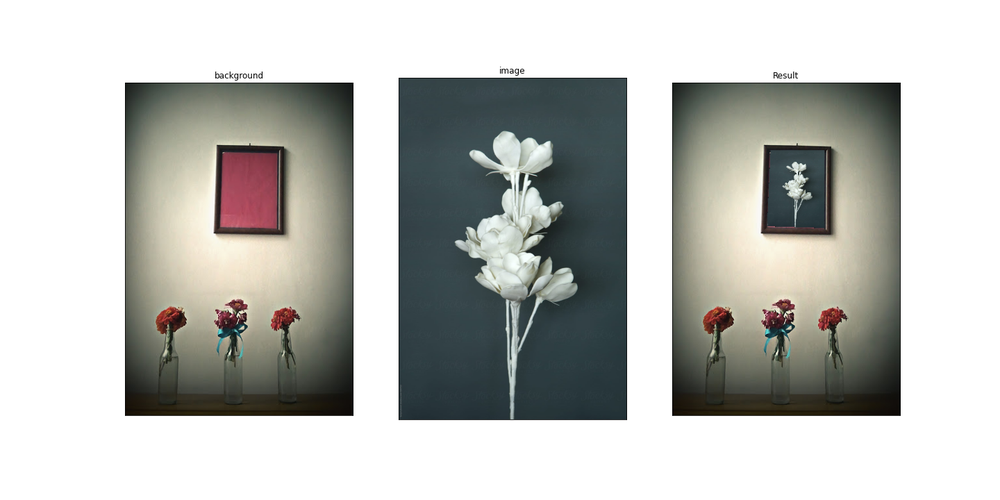
#> input picture HW9/images/2.png, 1000 x 500 px, shrunk from 1440 x 720 before the run, given in place of 2.jpg, which was not available
$ jupyter execute --allow-errors HW5.ipynb   (shell and % lines are left out)   (older library calls are emulated)   (text cells are left out)
#> lines starting #> are read from the running program, lines starting #| are printed output that depends on the picture; after the words box and inside, x2 and y2 are one past the last pixel; in counts of white or black regions, pixels touching at a corner belong together; pictures that were not available may be replaced by others from this repository, and a replacement may not be noted
[cell 1]
import cv2
import numpy as np
import matplotlib.pyplot as plt
import os

[cell 2]
def plotter(img_list, r, w, gray, wr, hr, fig_name = None):
    '''
    Plots images' list with its' caption and saves result image if you want.

    Parameters:
        img_list (list): The list of tuples of image and its' caption.
        r (int): The number of row(s).
        w (int): The number of colunm(s).
        gray (bool): The flag for plotting images in grayscale mode.
        wr (int): The width of one figure.
        hr (int): The height of one figure.
        fig_name (str): The name of the image of the plot. if not set this parameter the plot doesn't save.
    '''

    plt.rcParams['figure.figsize'] = (wr, hr)
    for i in range(len(img_list)):
        plt.subplot(r, w, i + 1)
        if img_list[i][2] == 'img':
            if gray:
                plt.imshow(img_list[i][0], cmap = 'gray')
            else:
                plt.imshow(img_list[i][0])
            plt.xticks([])
            plt.yticks([])
        elif img_list[i][2] == 'hist':
            plt.bar(np.arange(len(img_list[i][0])), img_list[i][0], color = 'c')
        else:
            raise Exception("Only image or histogram. Use third parameter of tuples in img_list and set it to img or hist.")
        plt.title(img_list[i][1])
    if fig_name is not None:
        plt.savefig(fig_name + '.png')
    plt.show()

[cell 3]
def get_45_edges(image):
    '''
    Returns the image which shows the 45-degree edges.

    Parameters:
        image (numpy.ndarray): The input image.

    Returns:
        edges_45 (numpy.ndarray): The 45-degree edges of input image.
    '''
    kernel = None
    edges_45 = image.copy()

    #Writer your code here
    kernel = np.array([[2,1,0],
                      [1,0,-1],
                      [0,-1,-2]])
    edges_45 = cv2.filter2D(image, -1, kernel)

    return edges_45

# [20 lines left out: function get_135_edges, not called in this run]

[cell 4]
image_list = []

image = cv2.imread(os.path.join('images', '1.jpg'), cv2.IMREAD_GRAYSCALE)
image_list.append([image, 'source', 'img'])

#> (the rest of this cell did not finish here and is left out)

[cell 5]
def gaussian_kernel(size, sigma):
    '''
    Calculates and Returns Gaussian kernel.

    Parameters:
        size (int): size of kernel.
        sigma(float): standard deviation of gaussian kernel

    Returns:
        gaussian: A 2d array shows gaussian kernel
    '''
    import math
    #Write your code here
    gaussian = np.zeros((size,size), np.float)
    k = math.ceil(size/2)
    center = math.floor(size/2)
    for x in range(-k+1, k):
        for y in range(-k+1, k):
            gaussian[x+center][y+center] = 1 / (2 * np.pi * np.power(sigma,2)) * np.exp(-(np.power(x,2) + np.power(y,2)) / (2 * (np.power(sigma,2))))

    return gaussian

[cell 6]
def sobel_filters(image):
    '''
    finds the magnitude and orientation of the image using Sobel kernels.

    Parameters:
        image (numpy.ndarray): The input image.

    Returns:
        (magnitude, theta): A tuple consists of magnitude and orientation of the image gradients.
    '''
    #Write your code here

    Kx = np.array([[-1,0,1],
                   [-2,0,2],
                   [-1,0,1]], dtype=np.float32)
    Ky = np.array([[1,2,1],
                   [0,0,0],
                   [-1,-2,-1]], dtype=np.float32)

    Ix = cv2.filter2D(image, -1, Kx)
    Iy = cv2.filter2D(image, -1, Ky)

    magnitude = np.sqrt(np.power(Ix,2) + np.power(Iy,2))
    theta = np.arctan(Iy/Ix)

    return (magnitude, theta)

[cell 7]
def non_max_suppression(image, theta):
    '''
    Applies Non-Maximum Suppression.

    Parameters:
        image (numpy.ndarray): The input image.
        theta (numpy.ndarray): The orientation of the image gradients.

    Returns:
        Z(numpy.ndarray): Output of Non-Maximum Suppression algorithm.
    '''

    M, N = image.shape
    Z = np.copy(image)
    #Write your code here
    theta = theta * 180 / np.pi
    theta[theta < 0] += 180
    for i in range(1, M-1):
        for j in range(1, N-1):
            if 337.5 <= theta[i][j] < 360 or 0 <= theta[i][j] < 22.5 or 157.5 <= theta[i][j] < 202.5:
                maxGradient = max(Z[i][j+1], Z[i][j], Z[i][j-1])
                if Z[i][j] < maxGradient:
                    Z[i][j] = 0
            elif 22.5 <= theta[i][j] < 67.5 or 202.5 <= theta[i][j] < 247.5:
                maxGradient = max(Z[i+1][j-1], Z[i][j], Z[i-1][j+1])
                if Z[i][j] < maxGradient:
                    Z[i][j] = 0
            elif 67.5 <= theta[i][j] < 112.5 or 247.5 <= theta[i][j] < 292.5:
                maxGradient = max(Z[i-1][j], Z[i][j], Z[i+1][j])
                if Z[i][j] < maxGradient:
                    Z[i][j] = 0
            elif 112.5 <= theta[i][j] < 157.5 or 292.5 <= theta[i][j] < 337.5:
                maxGradient = max(Z[i-1][j-1], Z[i][j], Z[i+1][j+1])
                if Z[i][j] < maxGradient:
                    Z[i][j] = 0

    return Z

[cell 8]
def hysteresis_threshold(image, lowThreshold, highThreshold):
    '''
    Finds strong, weak, and non-relevant pixels.

    Parameters:
        image (numpy.ndarray): The input image.
        lowThreshold(int): Low Threshold.
        highThreshold(int): High Threshold.

    Returns:
        result(numpy.ndarray): Output of applying hysteresis threshold.
    '''

    M, N = image.shape
    result = np.zeros((M,N), dtype=np.int32)
    #Write your code here
    flag = False
    for i in range(1, M-1):
        for j in range(1, N-1):
            if image[i][j] < lowThreshold:
                image[i][j] = 0
            elif  lowThreshold < image[i][j] < highThreshold:
                for k in range(i-1, i+2):
                    for p in range(j-1, j+2):
                        if image[k][p] >= highThreshold or result[k][p] >= highThreshold:
                            result[i][j] = 255
                            flag = True
                            break
                        else:
                            result[i][j] = 0
                    if flag == True:
                        flag = False
                        break
            else:
                result[i][j] = 255

    return result

[cell 9]
def canny(image, kernel_size = 3, sigma = 1, lowthreshold = 20, highthreshold = 100):
    '''
    Applys Canny edge detector on the input image.

    Parameters:
        image (numpy.ndarray): The input image.
        size (int): size of kernel.
        sigma(float): standard deviation of gaussian kernel.
        lowThreshold(int): Low Threshold.
        highThreshold(int): High Threshold.

    Returns:
        img_smoothed(numpy.ndarray): Result of applying the Gaussian kernel on the input image.
        gradient(numpy.ndarray): The image of the gradients.
        nonMaxImg(numpy.ndarray): Output of Non-Maximum Suppression algorithm.
        thresholdImg(numpy.ndarray): Output of applying hysteresis threshold.
        img_final(numpy.ndarray): Result of canny edge detector. The image of detected edges.
    '''

    #Write your code here
    image = image.astype(float)
    img_smoothed = cv2.filter2D(image, -1, gaussian_kernel(kernel_size, sigma))
    gradient, theta = sobel_filters(img_smoothed)
    nonMaxImg = non_max_suppression(gradient, theta)
    thresholdImg = hysteresis_threshold(nonMaxImg, lowthreshold, highthreshold)
    img_final = thresholdImg

    return img_smoothed, gradient, nonMaxImg, thresholdImg, img_final

[cell 10]
image_list = []
image = cv2.imread(os.path.join('images', '2.jpg'), cv2.IMREAD_GRAYSCALE)
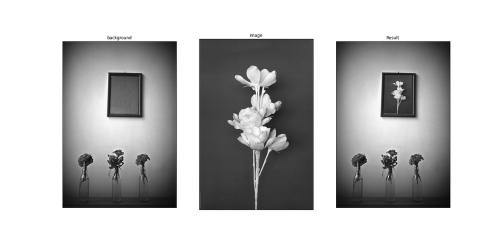
#> image: shape (500, 1000) (shown at 1/2 size); min 0, max 255, mean 188.3
img_smoothed, gradient, nonMaxImg, thresholdImg, img_final = canny(image)
#> in canny, `img_smoothed = cv2.filter2D(image, -1, gaussian_kernel(kernel_size, si..`:
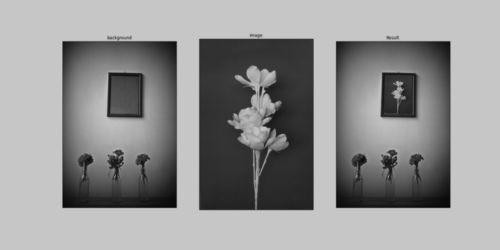
#> img_smoothed: shape (500, 1000) float64 (shown at 1/2 size); min 6.49, max 198.8, mean 146.8
#> in sobel_filters, `Ix = cv2.filter2D(image, -1, Kx)`:
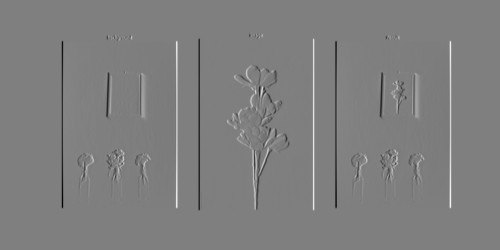
#> Ix: shape (500, 1000) float64 (shown at 1/2 size); min -557, max 560.7, mean 0; drawn with min black and max white
#> in sobel_filters, `Iy = cv2.filter2D(image, -1, Ky)`:
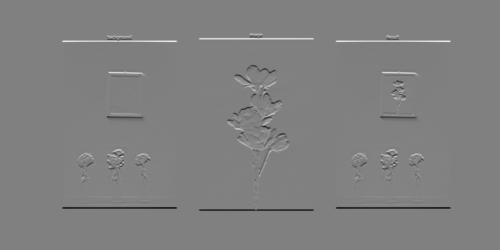
#> Iy: shape (500, 1000) float64 (shown at 1/2 size); min -559.3, max 549.2, mean 0; drawn with min black and max white
#> in sobel_filters, `magnitude = np.sqrt(np.power(Ix,2) + np.power(Iy,2))`:
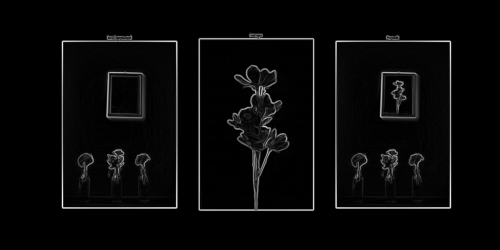
#> magnitude: shape (500, 1000) float64 (shown at 1/2 size); min 0, max 560.7, mean 18.8; drawn with min black and max white
#> in sobel_filters, `theta = np.arctan(Iy/Ix)`:
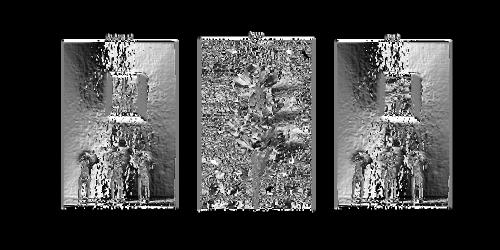
#> theta: shape (500, 1000) float64 (shown at 1/2 size); 0.03% of the values are NaN or infinite; the others: min -1.57, max 1.57, mean -0.798; drawn with min black, max white, NaN and infinite black
#> in non_max_suppression, `theta[theta < 0] += 180`:
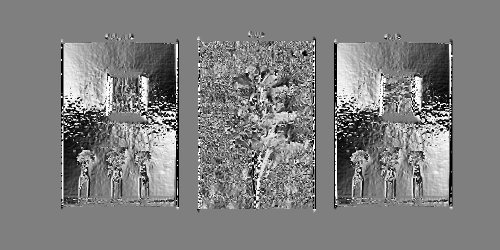
#> theta: shape (500, 1000) float64 (shown at 1/2 size); 0.03% of the values are NaN or infinite; the others: min 0, max 180, mean 90.22; drawn with min black, max white, NaN and infinite black
#> after the loop in non_max_suppression, `for i in range(1, M-1):`:
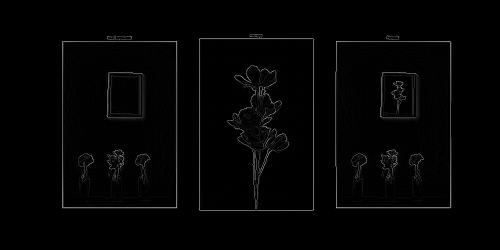
#> Z: shape (500, 1000) float64 (shown at 1/2 size); min 0, max 560.7, mean 8.3; drawn with min black and max white
#> after the loop in hysteresis_threshold, `for i in range(1, M-1):`:
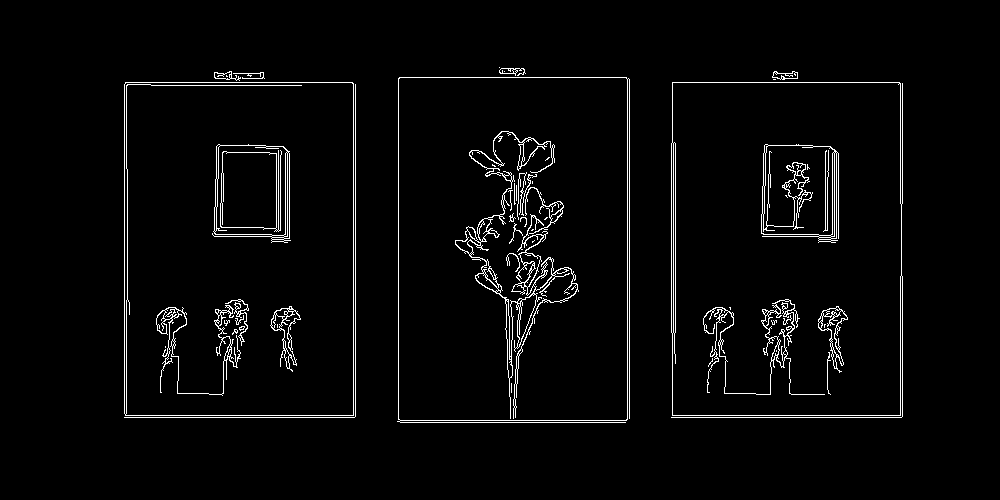
#> result: shape (500, 1000) int32; 3.1% white in thin lines or dots, all inside (x1, y1, x2, y2) = (124, 67, 903, 423)

image_list.append([image, 'Input image', 'img'])
image_list.append([img_smoothed, 'Blur', 'img'])
image_list.append([gradient.astype(int),'Gradient Intensity', 'img'])
image_list.append([nonMaxImg, 'Non Max Suppression', 'img'])
image_list.append([thresholdImg, 'Double Treshold', 'img'])
image_list.append([img_final, 'Output image', 'img'])

plotter(image_list, 3, 2, True, 20, 12, 'Q5')
#> the loop in plotter, `for i in range(len(img_list)):` made 6 passes
#> in plotter, `plt.savefig(fig_name + '.png')`:
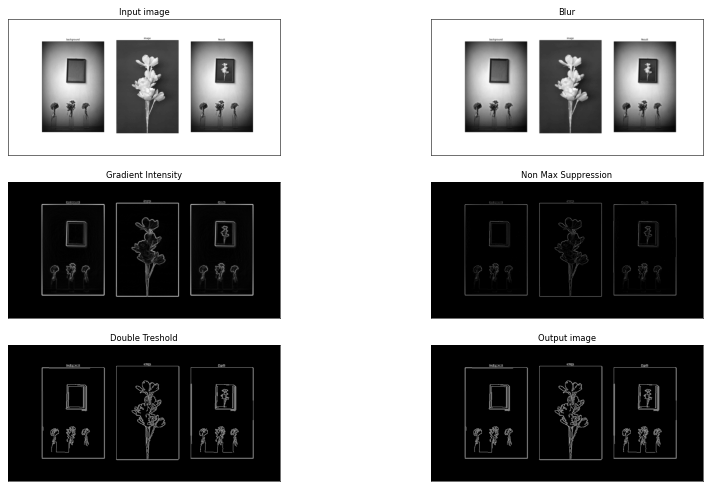
#> figure drawn by matplotlib, 6 panels

$ run again, with HW9/images/4.png copied over HW9/images/2.png
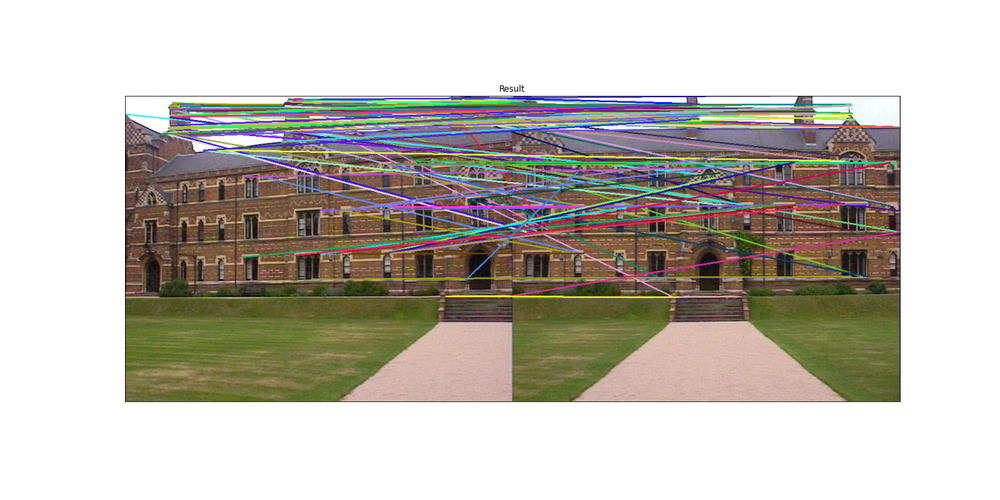
#> input picture HW9/images/4.png, 1000 x 500 px, shrunk from 1440 x 720 before the run, given in place of 2.jpg, which was not available
#> after the loop in non_max_suppression, `for i in range(1, M-1):`:
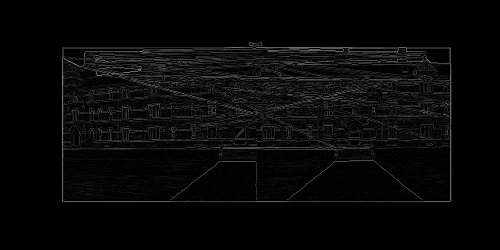
#> Z: shape (500, 1000) float64 (shown at 1/2 size); min 0, max 519.8, mean 16; drawn with min black and max white
#> after the loop in hysteresis_threshold, `for i in range(1, M-1):`:
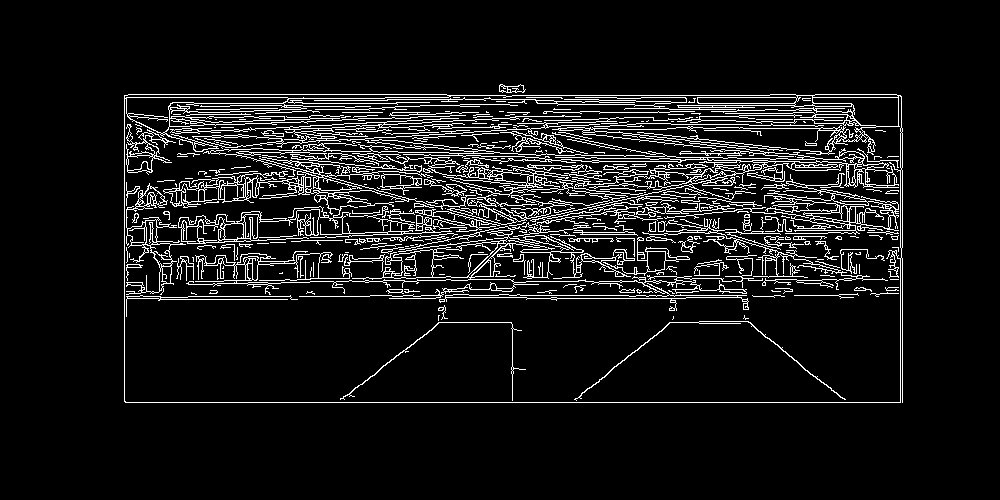
#> result: shape (500, 1000) int32; 8.6% white in thin lines or dots, all inside (x1, y1, x2, y2) = (124, 84, 903, 403)
#> the loop in plotter, `for i in range(len(img_list)):` made 6 passes

$ run again, with HW9/images/3A.png copied over HW9/images/2.png
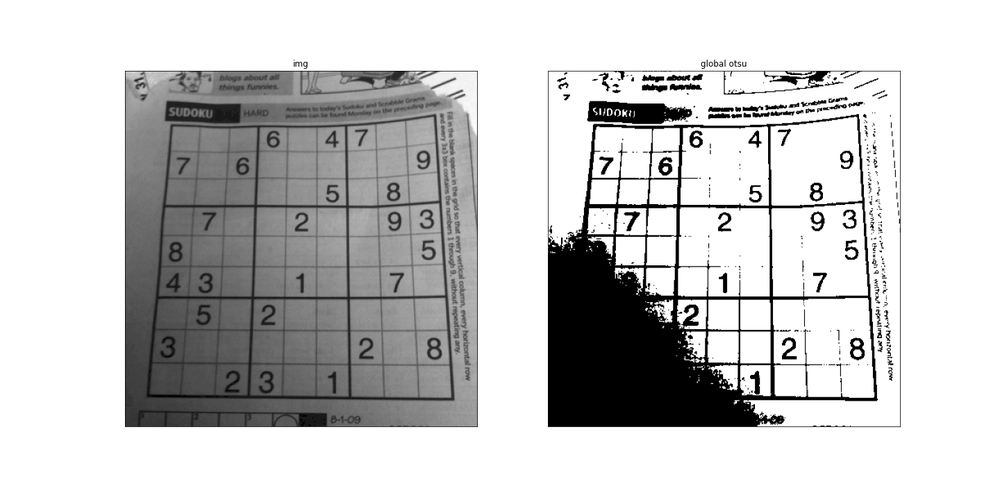
#> input picture HW9/images/3A.png, 1000 x 500 px, shrunk from 1440 x 720 before the run, given in place of 2.jpg, which was not available
#> image is the input picture: shape (500, 1000); min 0, max 255, mean 200.1
#> after the loop in hysteresis_threshold, `for i in range(1, M-1):`:
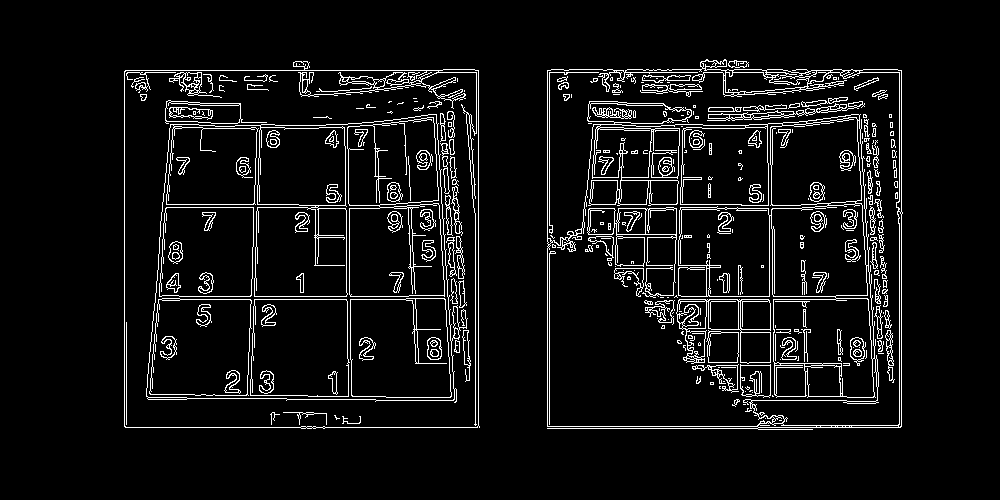
#> result: shape (500, 1000) int32; 6.6% white in thin lines or dots, all inside (x1, y1, x2, y2) = (124, 59, 903, 430)
#> the loop in plotter, `for i in range(len(img_list)):` made 6 passes
